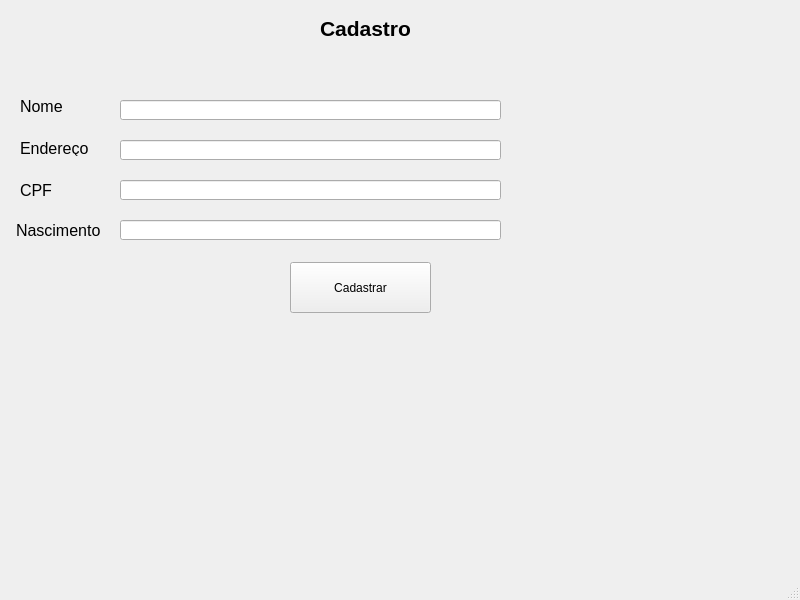
<?xml version="1.0" encoding="UTF-8"?>
<ui version="4.0">
 <class>MainWindow</class>
 <widget class="QMainWindow" name="MainWindow">
  <property name="geometry">
   <rect>
    <x>0</x>
    <y>0</y>
    <width>800</width>
    <height>600</height>
   </rect>
  </property>
  <property name="windowTitle">
   <string>MainWindow</string>
  </property>
  <widget class="QWidget" name="centralwidget">
   <widget class="QLabel" name="label">
    <property name="geometry">
     <rect>
      <x>320</x>
      <y>20</y>
      <width>101</width>
      <height>16</height>
     </rect>
    </property>
    <property name="font">
     <font>
      <family>Arial</family>
      <pointsize>16</pointsize>
      <weight>75</weight>
      <bold>true</bold>
     </font>
    </property>
    <property name="text">
     <string>Cadastro</string>
    </property>
   </widget>
   <widget class="QLabel" name="label_2">
    <property name="geometry">
     <rect>
      <x>20</x>
      <y>100</y>
      <width>47</width>
      <height>13</height>
     </rect>
    </property>
    <property name="font">
     <font>
      <family>Arial</family>
      <pointsize>12</pointsize>
     </font>
    </property>
    <property name="text">
     <string>Nome</string>
    </property>
   </widget>
   <widget class="QLabel" name="label_3">
    <property name="geometry">
     <rect>
      <x>20</x>
      <y>140</y>
      <width>71</width>
      <height>16</height>
     </rect>
    </property>
    <property name="font">
     <font>
      <family>Arial</family>
      <pointsize>12</pointsize>
     </font>
    </property>
    <property name="text">
     <string>Endereço</string>
    </property>
   </widget>
   <widget class="QLabel" name="label_4">
    <property name="geometry">
     <rect>
      <x>20</x>
      <y>180</y>
      <width>51</width>
      <height>20</height>
     </rect>
    </property>
    <property name="font">
     <font>
      <family>Arial</family>
      <pointsize>12</pointsize>
     </font>
    </property>
    <property name="text">
     <string>CPF</string>
    </property>
   </widget>
   <widget class="QLabel" name="label_5">
    <property name="geometry">
     <rect>
      <x>16</x>
      <y>220</y>
      <width>91</width>
      <height>20</height>
     </rect>
    </property>
    <property name="font">
     <font>
      <family>Arial</family>
      <pointsize>12</pointsize>
     </font>
    </property>
    <property name="text">
     <string>Nascimento</string>
    </property>
   </widget>
   <widget class="QLineEdit" name="lineEdit">
    <property name="geometry">
     <rect>
      <x>120</x>
      <y>100</y>
      <width>381</width>
      <height>20</height>
     </rect>
    </property>
   </widget>
   <widget class="QLineEdit" name="lineEdit_2">
    <property name="geometry">
     <rect>
      <x>120</x>
      <y>140</y>
      <width>381</width>
      <height>20</height>
     </rect>
    </property>
   </widget>
   <widget class="QLineEdit" name="lineEdit_3">
    <property name="geometry">
     <rect>
      <x>120</x>
      <y>180</y>
      <width>381</width>
      <height>20</height>
     </rect>
    </property>
   </widget>
   <widget class="QLineEdit" name="lineEdit_4">
    <property name="geometry">
     <rect>
      <x>120</x>
      <y>220</y>
      <width>381</width>
      <height>20</height>
     </rect>
    </property>
   </widget>
   <widget class="QPushButton" name="pushButton">
    <property name="geometry">
     <rect>
      <x>290</x>
      <y>262</y>
      <width>141</width>
      <height>51</height>
     </rect>
    </property>
    <property name="text">
     <string>Cadastrar</string>
    </property>
   </widget>
  </widget>
  <widget class="QMenuBar" name="menubar">
   <property name="geometry">
    <rect>
     <x>0</x>
     <y>0</y>
     <width>800</width>
     <height>21</height>
    </rect>
   </property>
  </widget>
  <widget class="QStatusBar" name="statusbar"/>
 </widget>
 <resources/>
 <connections/>
</ui>
